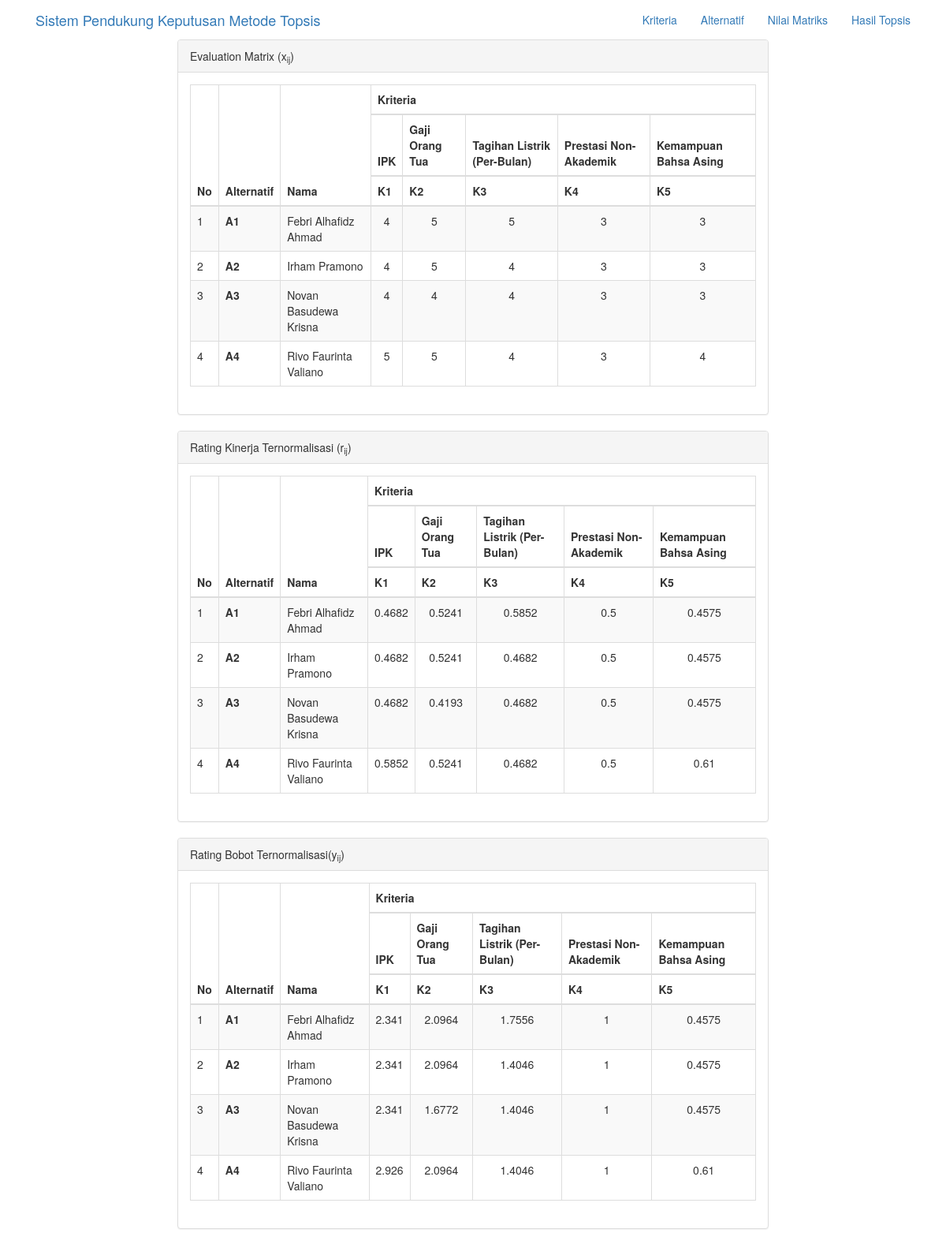
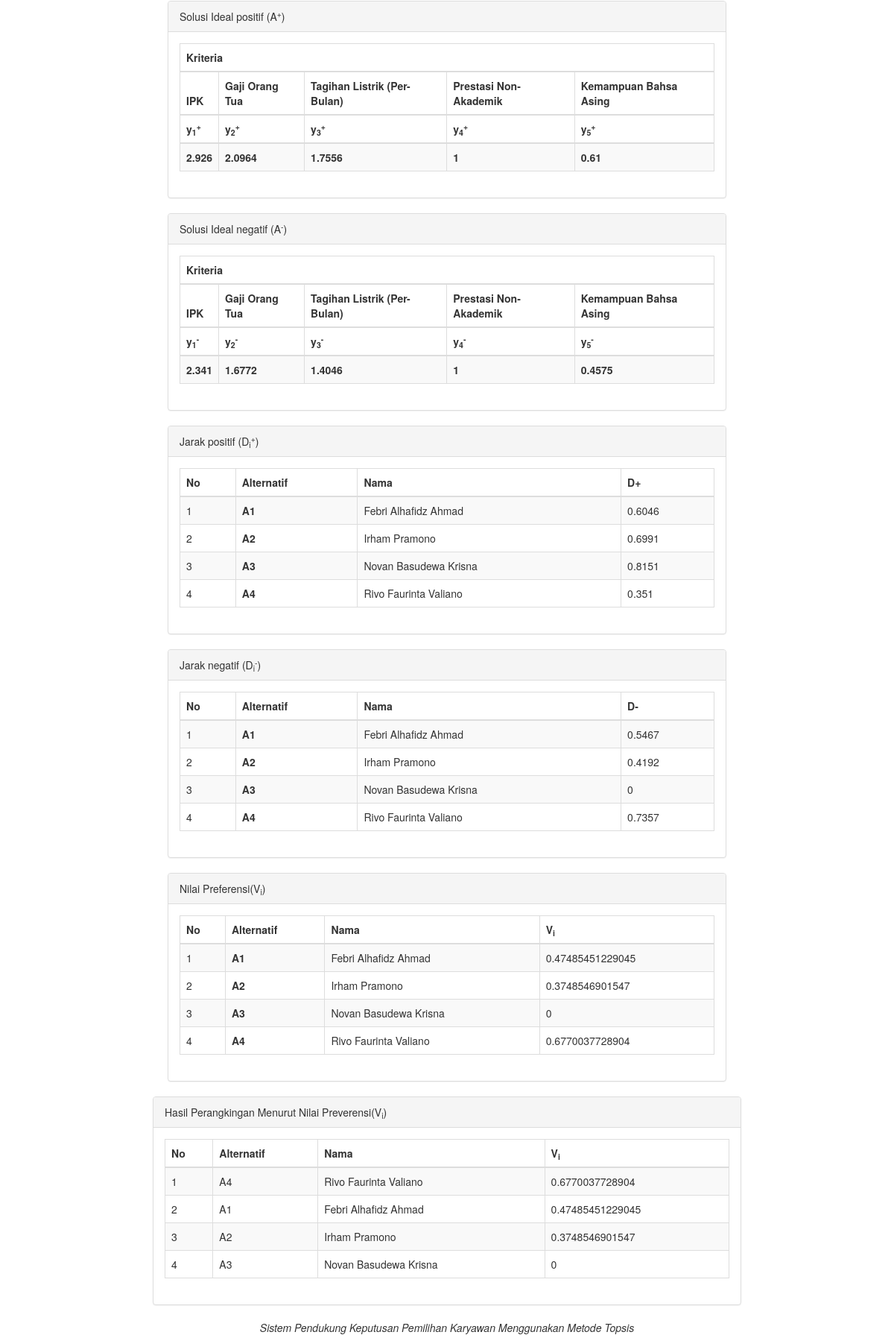
The page /hastop.php on the database its author committed (2 pictures, top to bottom).
### tables this page shows
CREATE TABLE `tab_topsis` (
  `id_alternatif` varchar(10) NOT NULL,
  `id_kriteria` varchar(10) NOT NULL,
  `nilai` float NOT NULL
);

CREATE TABLE `tab_kriteria` (
  `id_kriteria` varchar(10) NOT NULL,
  `nama_kriteria` varchar(50) NOT NULL,
  `bobot` float NOT NULL,
  `status` varchar(20) NOT NULL
);

### hastop.php (the view, shortened to what this page needs)
<?php
include ("koneksi.php");
$tampil = $koneksi->query("SELECT b.nama_alternatif,c.nama_kriteria,a.nilai,c.bobot,c.status
      FROM
        tab_topsis a
        JOIN
          tab_alternatif b USING(id_alternatif)
        JOIN
          tab_kriteria c USING(id_kriteria)");
$data      =array();
$kriterias =array();
$bobot     =array();
$nilai_kuadrat =array();
if ($tampil) {
  while($row=$tampil->fetch_object()){
    if(!isset($data[$row->nama_alternatif])){
      $data[$row->nama_alternatif]=array();
    }
    if(!isset($data[$row->nama_alternatif][$row->nama_kriteria])){
      $data[$row->nama_alternatif][$row->nama_kriteria]=array();
    }
    if(!isset($nilai_kuadrat[$row->nama_kriteria])){
      $nilai_kuadrat[$row->nama_kriteria]=0;
    }
    $bobot[$row->nama_kriteria]=$row->bobot;
    $data[$row->nama_alternatif][$row->nama_kriteria]=$row->nilai;
    $nilai_kuadrat[$row->nama_kriteria]+=pow($row->nilai,2);
    $kriterias[]=$row->nama_kriteria;
  }
}
$kriteria     =array_unique($kriterias);
$jml_kriteria =count($kriteria);
?>
<!DOCTYPE html>
<html>
  <head>
    <link href="tampilan/css/bootstrap.min.css" rel="stylesheet">
  </head>
  <body>
    <nav class="">
      <div class="container">
        <div class="navbar-header">
          <a class="navbar-brand" href="index.php">Sistem Pendukung Keputusan Metode Topsis</a>
        </div>
        <div class="collapse navbar-collapse">
          <ul class="nav navbar-nav navbar-right">
            <li>
              <a href="kriteria.php">Kriteria</a>
            </li>
            <li>
              <a href="alternatif.php">Alternatif</a>
            </li>
            <li>
              <a href="nilmat.php">Nilai Matriks</a>
            </li>
            <li>
              <a href="hastop.php">Hasil Topsis</a>
            </li>
          </ul>
        </div>
      </div>
    </nav>
    <div class="container">
      <div class="row">
      	<div class="col-lg-8 col-lg-offset-2">
      	  <div class="panel panel-default">
      	    <div class="panel-heading">
              Evaluation Matrix (x<sub>ij</sub>)
      	    </div>
            <div class="panel-body">
              <table class="table table-striped table-bordered table-hover">
                <thead>
                  <tr>
                    <th rowspan='3'>No</th>
                    <th rowspan='3'>Alternatif</th>
                    <th rowspan='3'>Nama</th>
                    <th colspan='<?php echo $jml_kriteria;?>'>Kriteria</th>
                  </tr>
                  <tr>
                    <?php
                    foreach($kriteria as $k)
                      echo "<th>$k</th>\n";
                    ?>
                  </tr>
                  <tr>
                    <?php
                    for($n=1;$n<=$jml_kriteria;$n++)
                      echo "<th>K$n</th>";
                    ?>
                  </tr>
                </thead>
                <tbody>
                  <?php
                  $i=0;
                  foreach($data as $nama=>$krit){
                    echo "<tr>
                      <td>".(++$i)."</td>
                      <th>A$i</th>
                      <td>$nama</td>";
                    foreach($kriteria as $k){
                      echo "<td align='center'>$krit[$k]</td>";
                    }
                    echo "</tr>\n";
                  }
                  ?>
                </tbody>
              </table>
            </div>
      	  </div>
      	</div>
      </div>
      <div class="row">
        <div class="col-lg-8 col-lg-offset-2">
          <div class="panel panel-default">
            <div class="panel-heading">
              Rating Kinerja Ternormalisasi (r<sub>ij</sub>)
            </div>
            <div class="panel-body">
              <table class="table table-striped table-bordered table-hover">
                <thead>
                  <tr>
                    <th rowspan='3'>No</th>
                    <th rowspan='3'>Alternatif</th>
                    <th rowspan='3'>Nama</th>
                    <th colspan='<?php echo $jml_kriteria;?>'>Kriteria</th>
                  </tr>
                  <tr>
                    <?php
                    foreach($kriteria as $k)
                      echo "<th>$k</th>\n";
                    ?>
                  </tr>
                  <tr>
                    <?php
                    for($n=1;$n<=$jml_kriteria;$n++)
                      echo "<th>K$n</th>";
                    ?>
                  </tr>
                </thead>
                <tbody>
                  <?php
                  $i=0;
                  foreach($data as $nama=>$krit){
                    echo "<tr>
                      <td>".(++$i)."</td>
                      <th>A{$i}</th>
                      <td>{$nama}</td>";
                    foreach($kriteria as $k){
                      echo
                      "<td align='center'>".round(($krit[$k]/sqrt($nilai_kuadrat[$k])),4).
                      "</td>";
                    }
                    echo
                     "</tr>\n";
                  }
                  ?>
                </tbody>
              </table>
            </div>
          </div>
        </div>
      </div>
      <div class="row">
        <div class="col-lg-8 col-lg-offset-2">
          <div class="panel panel-default">
            <div class="panel-heading">
              Rating Bobot Ternormalisasi(y<sub>ij</sub>)
            </div>
            <div class="panel-body">
              <table class="table table-striped table-bordered table-hover">
                <thead>
                  <tr>
                    <th rowspan='3'>No</th>
                    <th rowspan='3'>Alternatif</th>
                    <th rowspan='3'>Nama</th>
                    <th colspan='<?php echo $jml_kriteria;?>'>Kriteria</th>
                  </tr>
                  <tr>
                    <?php
                    foreach($kriteria as $k)
                      echo "<th>$k</th>\n";
                    ?>
                  </tr>
                  <tr>
                    <?php
                    for($n=1;$n<=$jml_kriteria;$n++)
                      echo "<th>K$n</th>";
                    ?>
                  </tr>
                </thead>
                <tbody>
                  <?php
                  $i=0;
                  $y=array();
                  foreach($data as $nama=>$krit){
                    echo "<tr>
                      <td>".(++$i)."</td>
                      <th>A{$i}</th>
                      <td>{$nama}</td>";
                    foreach($kriteria as $k){
                      $y[$k][$i-1]=round(($krit[$k]/sqrt($nilai_kuadrat[$k])),4)*$bobot[$k];
                      echo "<td align='center'>".$y[$k][$i-1]."</td>";
                    }
                    echo
                     "</tr>\n";
                  }
                  ?>
                </tbody>
              </table>
            </div>
          </div>
        </div>
      </div>
      <div class="row">
        <div class="col-lg-8 col-lg-offset-2">
          <div class="panel panel-default">
            <div class="panel-heading">
              Solusi Ideal positif (A<sup>+</sup>)
            </div>
            <div class="panel-body">
              <table class="table table-striped table-bordered table-hover">
                <thead>
                  <tr>
                    <th colspan='<?php echo $jml_kriteria;?>'>Kriteria</th>
                  </tr>
                  <tr>
                    <?php
                    foreach($kriteria as $k)
                      echo "<th>$k</th>\n";
                    ?>
                  </tr>
                  <tr>
                    <?php
                    for($n=1;$n<=$jml_kriteria;$n++)
                      echo "<th>y<sub>{$n}</sub><sup>+</sup></th>";
                    ?>
                  </tr>
                </thead>
                <tbody>
                  <tr>
                    <?php
                    $yplus=array();
                    foreach($kriteria as $k){
                      $yplus[$k]=max($y[$k]);
                      echo "<th>$yplus[$k]</th>";
                    }
                    ?>
                  </tr>
                </tbody>
              </table>
            </div>
          </div>
        </div>
      </div>
      <div class="row">
        <div class="col-lg-8 col-lg-offset-2">
          <div class="panel panel-default">
            <div class="panel-heading">
              Solusi Ideal negatif (A<sup>-</sup>)
            </div>
            <div class="panel-body">
              <table class="table table-striped table-bordered table-hover">
                <thead>
                  <tr>
                    <th colspan='<?php echo $jml_kriteria;?>'>Kriteria</th>
                  </tr>
                  <tr>
                    <?php
                    foreach($kriteria as $k)
                      echo "<th>{$k}</th>\n";
                    ?>
                  </tr>
                  <tr>
                    <?php
                    for($n=1;$n<=$jml_kriteria;$n++)
                      echo "<th>y<sub>{$n}</sub><sup>-</sup></th>";
                    ?>
                  </tr>
                </thead>
                <tbody>
                  <tr>
                    <?php
                    $ymin=array();
                    foreach($kriteria as $k){
                      $ymin[$k]=min($y[$k]);
                      echo "<th>{$ymin[$k]}</th>";
                    }
                    ?>
                  </tr>
                </tbody>
              </table>
            </div>
          </div>
        </div>
      </div>
      <div class="row">
        <div class="col-lg-8 col-lg-offset-2">
          <div class="panel panel-default">
            <div class="panel-heading">
              Jarak positif (D<sub>i</sub><sup>+</sup>)
            </div>
            <div class="panel-body">
              <table class="table table-striped table-bordered table-hover">
                <thead>
                  <tr>
                    <th>No</th>
                    <th>Alternatif</th>
                    <th>Nama</th>
                    <th>D<suo>+</sup></th>
                  </tr>
                </thead>
                <tbody>
                  <?php
                  $i=0;
                  $dplus=array();
                  foreach($data as $nama=>$krit){
                    echo "<tr>
                      <td>".(++$i)."</td>
                      <th>A{$i}</th>
                      <td>{$nama}</td>";
                    foreach($kriteria as $k){
                      if(!isset($dplus[$i-1])) $dplus[$i-1]=0;
                      $dplus[$i-1]+=pow($yplus[$k]-$y[$k][$i-1],2);
                    }
                    echo "<td>".round(sqrt($dplus[$i-1]),4)."</td>
                     </tr>\n";
                  }
                  ?>
                </tbody>
              </table>
            </div>
          </div>
        </div>
      </div>
      <div class="row">
        <div class="col-lg-8 col-lg-offset-2">
          <div class="panel panel-default">
            <div class="panel-heading">
              Jarak negatif (D<sub>i</sub><sup>-</sup>)
            </div>
            <div class="panel-body">
              <table class="table table-striped table-bordered table-hover">
                <thead>
                  <tr>
                    <th>No</th>
                    <th>Alternatif</th>
                    <th>Nama</th>
                    <th>D<suo>-</sup></th>
                  </tr>
                </thead>
                <tbody>
                  <?php
                  $i=0;
                  $dmin=array();
                  foreach($data as $nama=>$krit){
                    echo "<tr>
                      <td>".(++$i)."</td>
                      <th>A{$i}</th>
                      <td>{$nama}</td>";
                    foreach($kriteria as $k){
                      if(!isset($dmin[$i-1]))$dmin[$i-1]=0;
                      $dmin[$i-1]+=pow($ymin[$k]-$y[$k][$i-1],2);
                    }
                    echo "<td>".round(sqrt($dmin[$i-1]),4)."</td>
                     </tr>\n";
                  }
                  ?>
                </tbody>
              </table>
            </div>
          </div>
        </div>
      </div>
      <div class="row">
        <div class="col-lg-8 col-lg-offset-2">
          <div class="panel panel-default">
            <div class="panel-heading">
              Nilai Preferensi(V<sub>i</sub>)
            </div>
            <div class="panel-body">
              <table class="table table-striped table-bordered table-hover">
                <thead>
                  <tr>
                    <th>No</th>
                    <th>Alternatif</th>
                    <th>Nama</th>
                    <th>V<sub>i</sub></th>
                  </tr>
                </thead>
                <tbody>
                  <?php
                          $res = array();
                          $i=0;
                          $V=array();
                          foreach ($data as $nama => $krit) {
                            echo "<tr>
                            <td>".(++$i)."</td>
                            <th>A{$i}</th>
                            <td>{$nama}</td>";
                            $res[$i-1][0] = "A" . $i;
                            $res[$i-1][1] = $nama;
                     foreach($kriteria as $k){
                      $V[$i-1]=round(sqrt($dmin[$i-1]),4)/(round(sqrt($dmin[$i-1]),4)+round(sqrt($dplus[$i-1]),4));
                    }
                    echo "<td>{$V[$i-1]}</td></tr>\n";
                    $res[$i-1][2] = $V[$i-1];
                  }
                  ?>
                </tbody>
              </table>
            </div>
          </div>
        </div>
      </div>
    </div>
    <div class="row">
        <div class="col-lg-8 col-lg-offset-2">
          <div class="panel panel-default">
            <div class="panel-heading">
              Hasil Perangkingan Menurut Nilai Preverensi(V<sub>i</sub>)
            </div>
            <div class="panel-body">
              <table class="table table-striped table-bordered table-hover">
                <thead>
                  <tr>
                    <th>No</th>
                    <th>Alternatif</th>
                    <th>Nama</th>
                    <th>V<sub>i</sub></th>
                  </tr>
                </thead>
                <tbody>
                  <?php
                  array_multisort(array_map(function($data){
                    return $data[2];
                  },$res),SORT_DESC,$res);
                    for ($i=0; $i < sizeof($res); $i++) {
                    $no = $i+1;
                    $label_alt = $res[$i][0];
                    $alt = $res[$i][1];
                    $vi_rank = $res[$i][2];
                    echo "<tr>";
                    echo "<td>{$no}</td>";
                    echo "<td>{$label_alt}</td>";
                    echo "<td>{$alt}</td>";
                    echo "<td>{$vi_rank}</td>";
                    echo "</tr>";
                  }
                  ?>
                </tbody>
              </table>
            </div>
          </div>
        </div>
      </div>
    <footer class="text-center">
      <div class="footer-below">
        <div class="container">
          <div class="row">
            <div class="col-lg-12">
              <em>Sistem Pendukung Keputusan Pemilihan Karyawan Menggunakan Metode Topsis</em>
            </div>
          </div>
        </div>
      </div>
    </footer>
  </body>
</html>

### rows shown on the page
tab_topsis: nama "Febri Alhafidz Ahmad", k "4", nilai "5", id_kriteria.bobot "3", k "0.4682", $krit[$k]/sqrt($nilai_kuadrat[$k]) "0.5241", $krit[$k]/sqrt($nilai_kuadrat[$k]) "0.5852", $krit[$k]/sqrt($nilai_kuadrat[$k]) "0.5", $krit[$k]/sqrt($nilai_kuadrat[$k]) "0.4575", i "2.341", i "2.0964", i "1.7556", i "1", i "0.4575", i "0.6046", i "0.5467", i "0.47485451229045"

### other values the page prints
$k "IPK"
$k "Gaji Orang Tua"
$k "Tagihan Listrik (Per-Bulan)"
$k "Prestasi Non-Akademik"
$k "Kemampuan Bahsa Asing"
$nama "Irham Pramono"
$krit[$k] "4"
$krit[$k] "5"
$krit[$k] "3"
$nama "Novan Basudewa Krisna"
$nama "Rivo Faurinta Valiano"
$krit[$k]/sqrt($nilai_kuadrat[$k]) "0.4682"
$krit[$k]/sqrt($nilai_kuadrat[$k]) "0.5241"
$krit[$k]/sqrt($nilai_kuadrat[$k]) "0.5"
$krit[$k]/sqrt($nilai_kuadrat[$k]) "0.4575"
